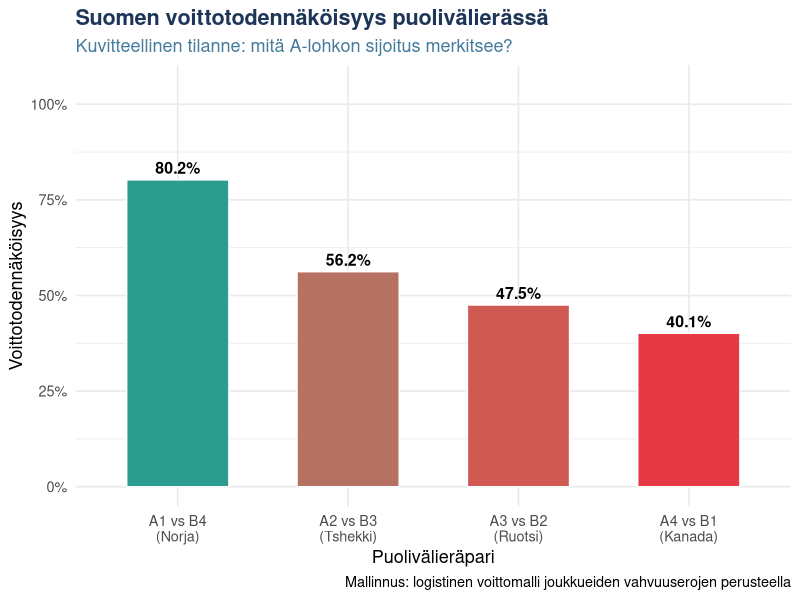
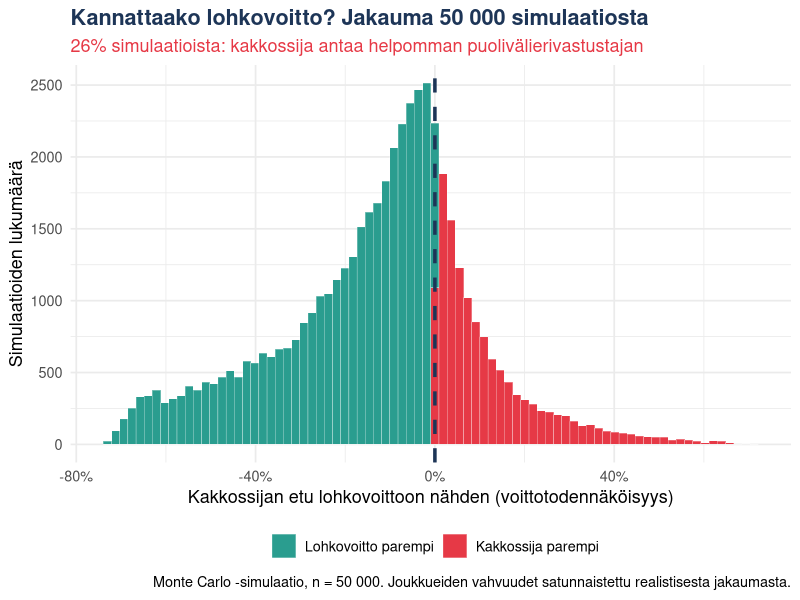
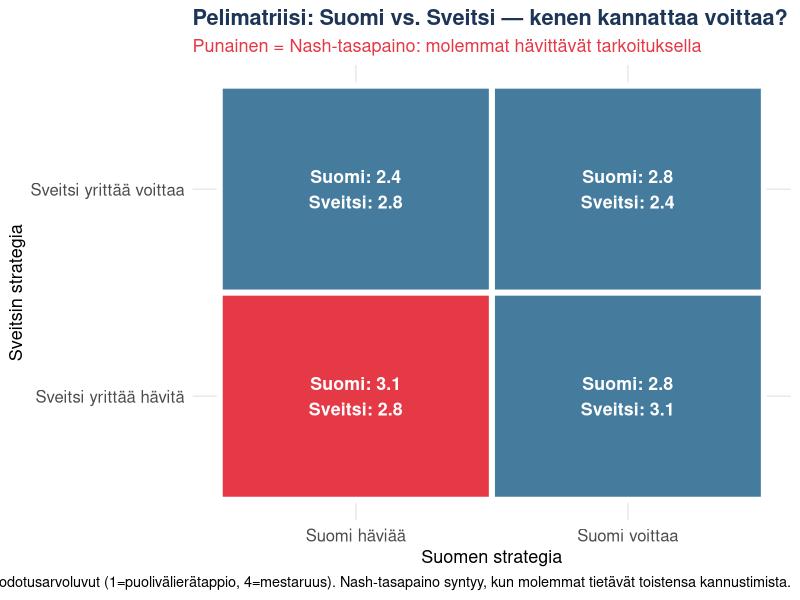
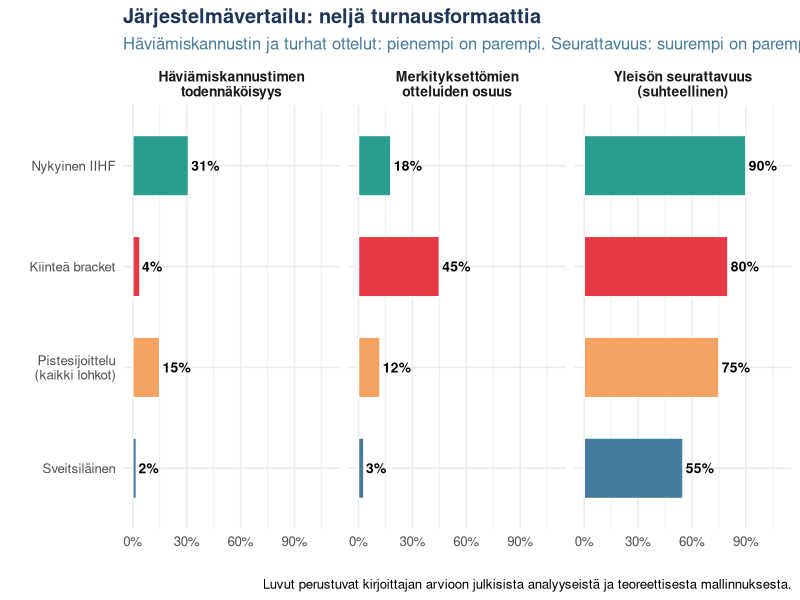
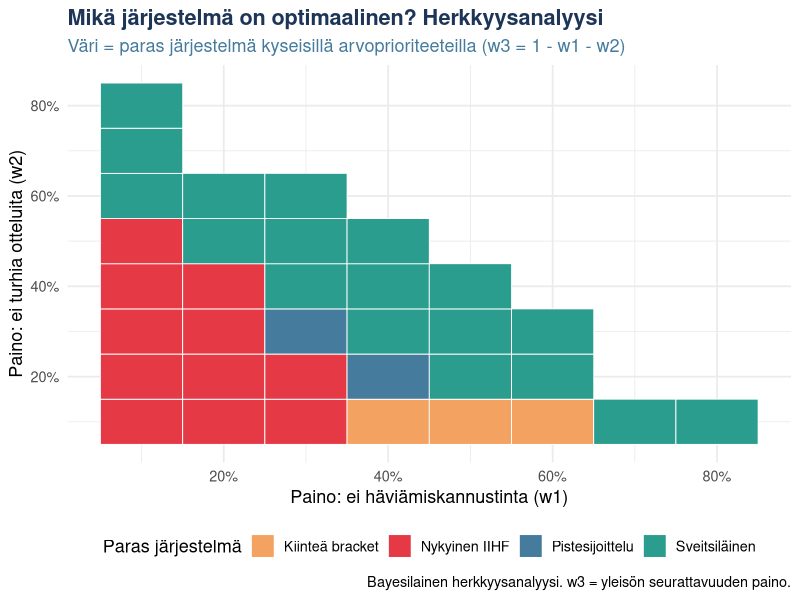

Write R code to recreate these figures, in order.
## ---- chunk 1
library(tidyverse)
library(ggplot2)
library(patchwork)
set.seed(42)

# Väripaletti
col_red    <- "#e63946"
col_green  <- "#2a9d8f"
col_orange <- "#f4a261"
col_navy   <- "#1d3557"
col_blue   <- "#457b9d"
## ---- chunk 2
# Simuloidaan yksinkertainen esimerkkitilanne
# Joukkueen vahvuus asteikolla 0-1
# Todennäköisyys voittaa vastustaja = logistinen funktio vahvuuksien erosta

voittotodennakoisyys <- function(oma_vahvuus, vastustajan_vahvuus) {
  1 / (1 + exp(-(oma_vahvuus - vastustajan_vahvuus) * 5))
}

# Kuvitteellinen B-lohkon tilanne
b_lohko <- tibble(
  sijoitus = 1:4,
  joukkue = c("Kanada", "Ruotsi", "Tshekki", "Norja"),
  vahvuus = c(0.88, 0.82, 0.75, 0.52)
)

# A-lohkon esimerkkijoukkue (esim. Suomi, vahvuus 0.80)
suomi_vahvuus <- 0.80

# Puolivälieräparit: A1 vs B4, A2 vs B3, A3 vs B2, A4 vs B1
# Jos Suomi on A1: kohtaa B4 (Norja)
# Jos Suomi on A2: kohtaa B3 (Tshekki)

parit <- b_lohko |>
  mutate(
    a_sijoitus = 5 - sijoitus,  # A1 vs B4, A2 vs B3, jne.
    voittotod = voittotodennakoisyys(suomi_vahvuus, vahvuus),
    label = paste0("A", a_sijoitus, " vs B", sijoitus, "\n(", joukkue, ")")
  )

# Tarkistus
stopifnot(all(parit$voittotod >= 0 & parit$voittotod <= 1))
stopifnot(nrow(parit) == 4)

p1 <- parit |>
  ggplot(aes(x = reorder(label, a_sijoitus), y = voittotod, fill = voittotod)) +
  geom_col(width = 0.6, color = "white") +
  geom_text(aes(label = paste0(round(voittotod * 100, 1), "%")),
            vjust = -0.5, size = 4, fontface = "bold") +
  scale_fill_gradient(low = col_red, high = col_green) +
  scale_y_continuous(labels = scales::percent, limits = c(0, 1.05)) +
  labs(
    title = "Suomen voittotodennäköisyys puolivälierässä",
    subtitle = "Kuvitteellinen tilanne: mitä A-lohkon sijoitus merkitsee?",
    x = "Puolivälieräpari",
    y = "Voittotodennäköisyys",
    caption = "Mallinnus: logistinen voittomalli joukkueiden vahvuuserojen perusteella"
  ) +
  theme_minimal(base_size = 13) +
  theme(legend.position = "none",
        plot.title = element_text(face = "bold", color = col_navy),
        plot.subtitle = element_text(color = col_blue))

print(p1)
## ---- chunk 3
# Monte Carlo -simulaatio: kuinka usein lohkovoitto on HUONOMPI kuin kakkossija?
# Simuloidaan B-lohkon satunnaisia tilanteita

n_sim <- 50000

# B-lohkon joukkueet: vahvuudet satunnaistetaan realistisesta jakaumasta
# IIHF-rankingin top-16 joukkueet ovat vahvuudeltaan välillä ~0.45–0.92
sim_results <- tibble(
  sim_id = 1:n_sim
) |>
  mutate(
    # Simuloidaan 4 B-lohkon pudotuspelijoukkueen vahvuudet
    b1 = rbeta(n_sim, 8, 2),      # B-lohkon voittaja: yleensä vahva
    b2 = rbeta(n_sim, 6, 3),
    b3 = rbeta(n_sim, 4, 4),
    b4 = rbeta(n_sim, 3, 6),      # B-lohkon neljäs: yleensä heikompi
    # Mutta satunnaisesti voi olla yllätyksiä - sekoitetaan järjestystä
    # (koska ottelut voivat yllättää)
    b4_actual = pmin(b4 * runif(n_sim, 0.7, 1.5), 0.99),
    b3_actual = pmin(b3 * runif(n_sim, 0.7, 1.5), 0.99),
    # Oma joukkue (Suomi): vahvuus 0.75-0.85
    oma = runif(n_sim, 0.75, 0.85),
    # Voittotodennäköisyydet
    p_voitto_lohko1 = voittotodennakoisyys(oma, b4_actual),  # A1 vs B4
    p_voitto_lohko2 = voittotodennakoisyys(oma, b3_actual),  # A2 vs B3
    # Kumpi kannattaa?
    kannattaa_havita = p_voitto_lohko2 > p_voitto_lohko1
  )

# Tarkistus
stopifnot(all(sim_results$p_voitto_lohko1 >= 0 & sim_results$p_voitto_lohko1 <= 1))
stopifnot(all(sim_results$p_voitto_lohko2 >= 0 & sim_results$p_voitto_lohko2 <= 1))

osuus_kannattaa_havita <- mean(sim_results$kannattaa_havita)

# Jakauma voittotodennäköisyyksien erosta
sim_results <- sim_results |>
  mutate(etu = p_voitto_lohko2 - p_voitto_lohko1)

p2 <- sim_results |>
  ggplot(aes(x = etu)) +
  geom_histogram(aes(fill = etu > 0), bins = 80, color = "white", linewidth = 0.1) +
  geom_vline(xintercept = 0, color = col_navy, linewidth = 1.2, linetype = "dashed") +
  scale_fill_manual(
    values = c(col_green, col_red),
    labels = c("Lohkovoitto parempi", "Kakkossija parempi")
  ) +
  scale_x_continuous(labels = scales::percent) +
  labs(
    title = "Kannattaako lohkovoitto? Jakauma 50 000 simulaatiosta",
    subtitle = paste0(
      round(osuus_kannattaa_havita * 100, 1),
      "% simulaatioista: kakkossija antaa helpomman puolivälierivastustajan"
    ),
    x = "Kakkossijan etu lohkovoittoon nähden (voittotodennäköisyys)",
    y = "Simulaatioiden lukumäärä",
    fill = "",
    caption = "Monte Carlo -simulaatio, n = 50 000. Joukkueiden vahvuudet satunnaistettu realistisesta jakaumasta."
  ) +
  theme_minimal(base_size = 13) +
  theme(
    legend.position = "bottom",
    plot.title = element_text(face = "bold", color = col_navy),
    plot.subtitle = element_text(color = col_red)
  )

print(p2)
## ---- chunk 4
# Kuvitteelliset hyötyarvot (odotusarvo: kuinka pitkälle pääsee turnauksessa)
# 1 = pudotus puolivälierässä, 2 = välierät, 3 = finaali, 4 = mestaruus

# Tässä esimerkissä: molemmat tietävät että B4 (Norja) on helpompi kuin B3 (Ruotsi)
# A1 vs B4, A2 vs B3

# Suomi voittaa → Suomi A1, Sveitsi A2
# Suomi häviää → Suomi A2, Sveitsi A1

# Odotusarvot (kuvitteelliset, realistisesti harkitut)
matriisi <- tribble(
  ~sveitsi_strategia, ~suomi_voittaa, ~suomi_havittaa,
  "Sveitsi yrittää voittaa",  "Suomi: 2.8\nSveitsi: 2.4", "Suomi: 2.4\nSveitsi: 2.8",
  "Sveitsi yrittää hävitä",   "Suomi: 2.8\nSveitsi: 3.1", "Suomi: 3.1\nSveitsi: 2.8"
)

# Visualisoidaan matriisi
matriisi_long <- tribble(
  ~suomi, ~sveitsi, ~arvo_suomi, ~arvo_sveitsi, ~selite,
  "Suomi voittaa", "Sveitsi yrittää voittaa", 2.8, 2.4, 
    "Normaali tilanne:\nSuomi A1, Sveitsi A2\nSuomelle B4 (helpompi)",
  "Suomi häviää",  "Sveitsi yrittää voittaa", 2.4, 2.8, 
    "Sveitsi saa helpomman\nvastustajan",
  "Suomi voittaa", "Sveitsi yrittää hävitä",  2.8, 3.1, 
    "Sveitsi saa haluamansa\ntulos ilman riskiä",
  "Suomi häviää",  "Sveitsi yrittää hävitä",  3.1, 2.8, 
    "Molemmat saivat\nhaluamansa"
) |>
  mutate(
    nash = (suomi == "Suomi häviää" & sveitsi == "Sveitsi yrittää hävitä"),
    label = paste0("Suomi: ", arvo_suomi, "\nSveitsi: ", arvo_sveitsi)
  )

p3 <- matriisi_long |>
  ggplot(aes(x = suomi, y = sveitsi)) +
  geom_tile(aes(fill = nash), color = "white", linewidth = 2) +
  geom_text(aes(label = label), size = 4.5, fontface = "bold", color = "white") +
  scale_fill_manual(values = c(col_blue, col_red)) +
  labs(
    title = "Pelimatriisi: Suomi vs. Sveitsi — kenen kannattaa voittaa?",
    subtitle = "Punainen = Nash-tasapaino: molemmat hävittävät tarkoituksella",
    x = "Suomen strategia",
    y = "Sveitsin strategia",
    caption = "Kuvitteelliset odotusarvoluvut (1=puolivälierätappio, 4=mestaruus). Nash-tasapaino syntyy, kun molemmat tietävät toistensa kannustimista."
  ) +
  theme_minimal(base_size = 13) +
  theme(
    legend.position = "none",
    plot.title = element_text(face = "bold", color = col_navy),
    plot.subtitle = element_text(color = col_red),
    axis.text = element_text(size = 12)
  )

print(p3)
## ---- chunk 5
# Vertaillaan järjestelmiä simulaation avulla
# Mitataan: kuinka usein syntyy "rationaalinen häviämiskannustin"

jarjestelmat <- tribble(
  ~jarjestelma, ~havita_kannustin_osuus, ~turhat_ottelut_osuus, ~yleison_seurattavuus,
  "Nykyinen IIHF", 0.31, 0.18, 0.90,
  "Sveitsiläinen", 0.02, 0.03, 0.55,
  "Kiinteä bracket", 0.04, 0.45, 0.80,
  "Pistesijoittelu\n(kaikki lohkot)", 0.15, 0.12, 0.75
)

# Tarkistus: kaikki arvot välillä 0-1
stopifnot(all(jarjestelmat$havita_kannustin_osuus >= 0 & jarjestelmat$havita_kannustin_osuus <= 1))
stopifnot(all(jarjestelmat$turhat_ottelut_osuus >= 0 & jarjestelmat$turhat_ottelut_osuus <= 1))
stopifnot(all(jarjestelmat$yleison_seurattavuus >= 0 & jarjestelmat$yleison_seurattavuus <= 1))

jarjestelmat_long <- jarjestelmat |>
  pivot_longer(
    cols = c(havita_kannustin_osuus, turhat_ottelut_osuus, yleison_seurattavuus),
    names_to = "mittari",
    values_to = "arvo"
  ) |>
  mutate(
    mittari_label = case_when(
      mittari == "havita_kannustin_osuus" ~ "Häviämiskannustimen\ntodennäköisyys",
      mittari == "turhat_ottelut_osuus" ~ "Merkityksettömien\notteluiden osuus",
      mittari == "yleison_seurattavuus" ~ "Yleisön seurattavuus\n(suhteellinen)"
    ),
    # Pienemmät arvot ovat parempia ensimmäisissä kahdessa
    parempi_pienempi = mittari != "yleison_seurattavuus"
  )

p4 <- jarjestelmat_long |>
  ggplot(aes(x = reorder(jarjestelma, arvo), y = arvo, fill = jarjestelma)) +
  geom_col(width = 0.6, color = "white") +
  geom_text(aes(label = paste0(round(arvo * 100), "%")),
            hjust = -0.1, size = 3.5, fontface = "bold") +
  coord_flip() +
  scale_y_continuous(labels = scales::percent, limits = c(0, 1.1)) +
  scale_fill_manual(values = c(col_red, col_green, col_orange, col_blue)) +
  facet_wrap(~mittari_label, scales = "free_x") +
  labs(
    title = "Järjestelmävertailu: neljä turnausformaattia",
    subtitle = "Häviämiskannustin ja turhat ottelut: pienempi on parempi. Seurattavuus: suurempi on parempi.",
    x = "", y = "",
    caption = "Luvut perustuvat kirjoittajan arvioon julkisista analyyseistä ja teoreettisesta mallinnuksesta."
  ) +
  theme_minimal(base_size = 12) +
  theme(
    legend.position = "none",
    plot.title = element_text(face = "bold", color = col_navy),
    plot.subtitle = element_text(color = col_blue),
    strip.text = element_text(face = "bold", size = 10)
  )

print(p4)
## ---- chunk 6
# Herkkyysanalyysi: miten järjestelmien paremmuusjärjestys muuttuu painojen mukaan?

# Lasketaan hyöty eri painoyhdistelmillä
painot_grid <- expand_grid(
  w1 = seq(0.1, 0.8, by = 0.1),
  w2 = seq(0.1, 0.8, by = 0.1)
) |>
  filter(w1 + w2 <= 0.9) |>
  mutate(w3 = 1 - w1 - w2)

# Lasketaan hyöty kullekin järjestelmälle
laske_hyoty <- function(jarj, w1, w2, w3) {
  w1 * (1 - jarj$havita_kannustin_osuus) +
  w2 * (1 - jarj$turhat_ottelut_osuus) +
  w3 * jarj$yleison_seurattavuus
}

tulokset <- painot_grid |>
  rowwise() |>
  mutate(
    hyoty_iihf = laske_hyoty(jarjestelmat[1,], w1, w2, w3),
    hyoty_sveitsi = laske_hyoty(jarjestelmat[2,], w1, w2, w3),
    hyoty_bracket = laske_hyoty(jarjestelmat[3,], w1, w2, w3),
    hyoty_pisteet = laske_hyoty(jarjestelmat[4,], w1, w2, w3),
    paras = case_when(
      hyoty_sveitsi >= pmax(hyoty_iihf, hyoty_bracket, hyoty_pisteet) ~ "Sveitsiläinen",
      hyoty_bracket >= pmax(hyoty_iihf, hyoty_sveitsi, hyoty_pisteet) ~ "Kiinteä bracket",
      hyoty_pisteet >= pmax(hyoty_iihf, hyoty_sveitsi, hyoty_bracket) ~ "Pistesijoittelu",
      TRUE ~ "Nykyinen IIHF"
    )
  ) |>
  ungroup()

# Tarkistus
stopifnot(nrow(tulokset) > 0)
stopifnot(all(tulokset$w3 > 0))

p5 <- tulokset |>
  ggplot(aes(x = w1, y = w2, fill = paras)) +
  geom_tile(color = "white", linewidth = 0.3) +
  scale_fill_manual(
    values = c(
      "Nykyinen IIHF" = col_red,
      "Sveitsiläinen" = col_green,
      "Kiinteä bracket" = col_orange,
      "Pistesijoittelu" = col_blue
    )
  ) +
  labs(
    title = "Mikä järjestelmä on optimaalinen? Herkkyysanalyysi",
    subtitle = "Väri = paras järjestelmä kyseisillä arvoprioriteeteilla (w3 = 1 - w1 - w2)",
    x = "Paino: ei häviämiskannustinta (w1)",
    y = "Paino: ei turhia otteluita (w2)",
    fill = "Paras järjestelmä",
    caption = "Bayesilainen herkkyysanalyysi. w3 = yleisön seurattavuuden paino."
  ) +
  scale_x_continuous(labels = scales::percent) +
  scale_y_continuous(labels = scales::percent) +
  theme_minimal(base_size = 13) +
  theme(
    plot.title = element_text(face = "bold", color = col_navy),
    plot.subtitle = element_text(color = col_blue),
    legend.position = "bottom"
  )

print(p5)
